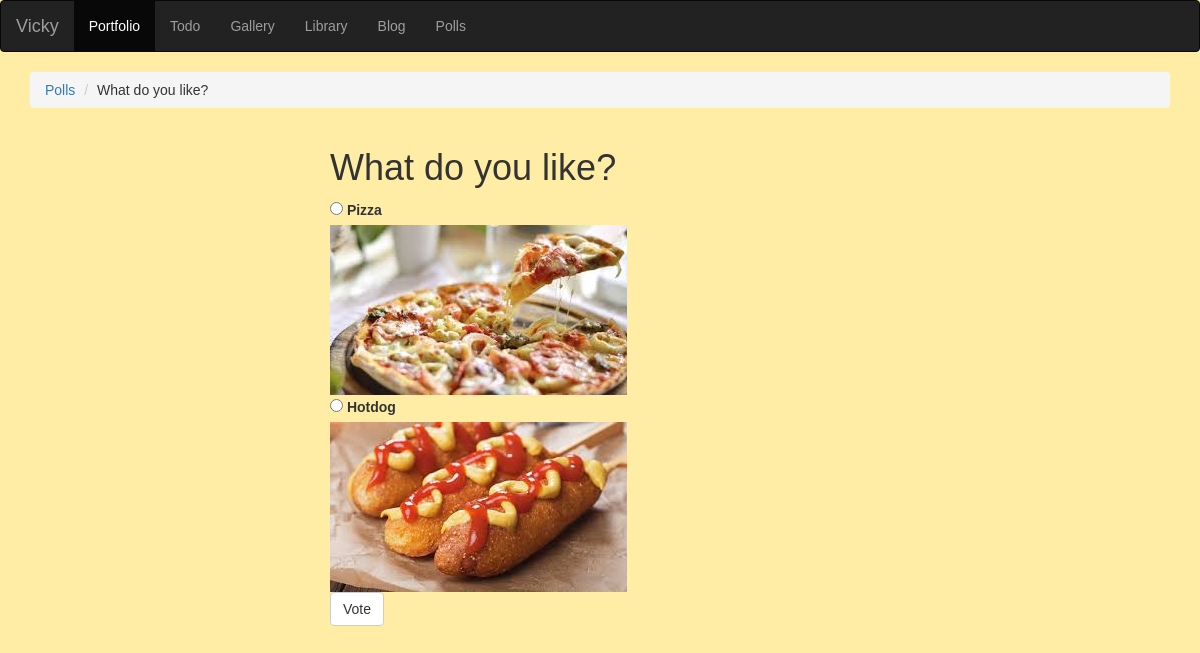
The app's page /polls/2/ with its own data.
### polls/models.py (models this page shows, shortened)
class Question(models.Model):
    question_text = models.CharField(max_length=200)
    pub_date = models.DateTimeField('date published')
    until = models.DateTimeField(null=True, blank=True)
    def was_published_recently(self):
        now = timezone.now()
        return now - datetime.timedelta(days=1) <= self.pub_date <= now
    was_published_recently.admin_order_field = 'pub_date'
    was_published_recently.boolean = True
    was_published_recently.short_description = 'Published recently?'

class Choice(models.Model):
    question = models.ForeignKey(Question, on_delete=models.CASCADE)
    choice_text = models.CharField(max_length=200)
    image = models.ImageField(null=True, blank=True)
    votes = models.IntegerField(default=0)
    voter_name = models.CharField(max_length=200, null=True, blank=True)

### polls/views.py (the view)
# urls.py: url(r'^(?P<pk>[0-9]+)/$', views.DetailView.as_view(), name='detail'),
class DetailView(generic.DetailView):
    model = Question
    template_name = 'polls/detail.html'
    def get_queryset(self):
        return Question.objects.filter(pub_date__lte=timezone.now())

### templates/polls/detail.html (shortened to what this page needs)
{% extends "todo/base.html" %}
{% block post_detail_link %}
<li><a href='{% url "polls:index" %}'>Polls</a></li>
<li>{{ question.question_text }}</li>
{% endblock %}
{% block content %}
{% if question.pub_date >= question.until %}<p class="text-danger">sorry, this session is expired.</p> <a class="text-info" href='{% url "polls:index" %}'>Go back</a>{% else %}
<div class='col-sm-6 col-sm-offset-3'>
	<h1>{{ question.question_text }}</h1>
	<form action="{% url 'polls:vote' question.id %}" method="post">
	{% for choice in question.choice_set.all %}
	    <input type="radio" name="choice" id="choice{{ forloop.counter }}" value="{{ choice.id }}" />
	    <label for="choice{{ forloop.counter }}">{{ choice.choice_text }}</label><br />
	    {% if choice.image %}
	    <img src="{{ choice.image.url }}" class="img-responsive" alt="{{ choice.choice_text }}">
	    {% endif %}
	{% endfor %}
	<input type="submit" class="btn btn-default" value="Vote" />
	</form>
</div>
{% endif %}
{% endblock content %}

### static/css/todo.css (style rules this page uses)
body { font-family: Arial; text-align: left; }

### records on screen
Question: question_text "What do you like?"
Choice: choice_text "Pizza", image (picture)
Choice: choice_text "Hotdog", image (picture)
